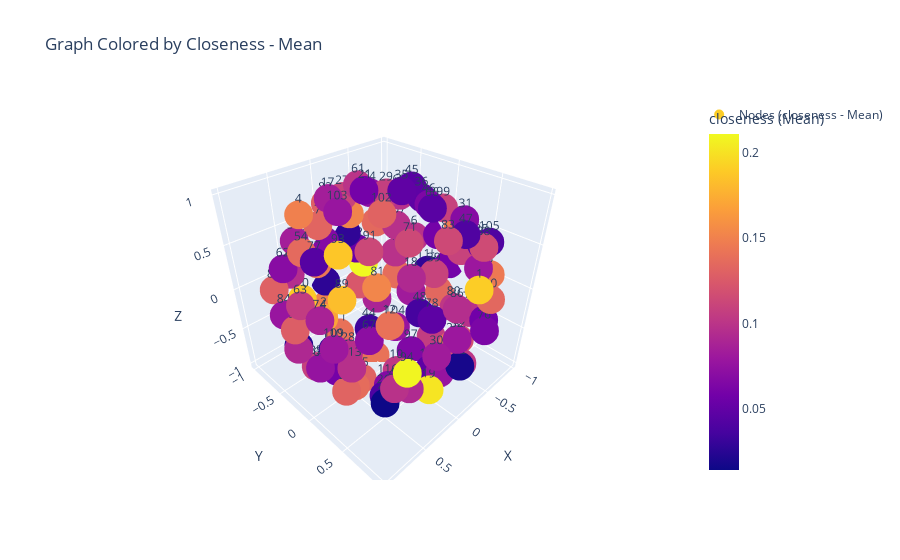
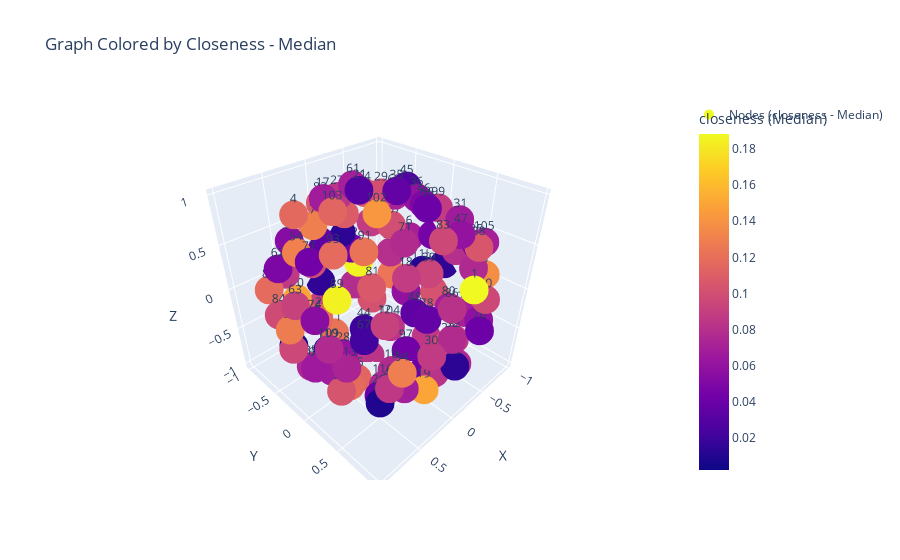
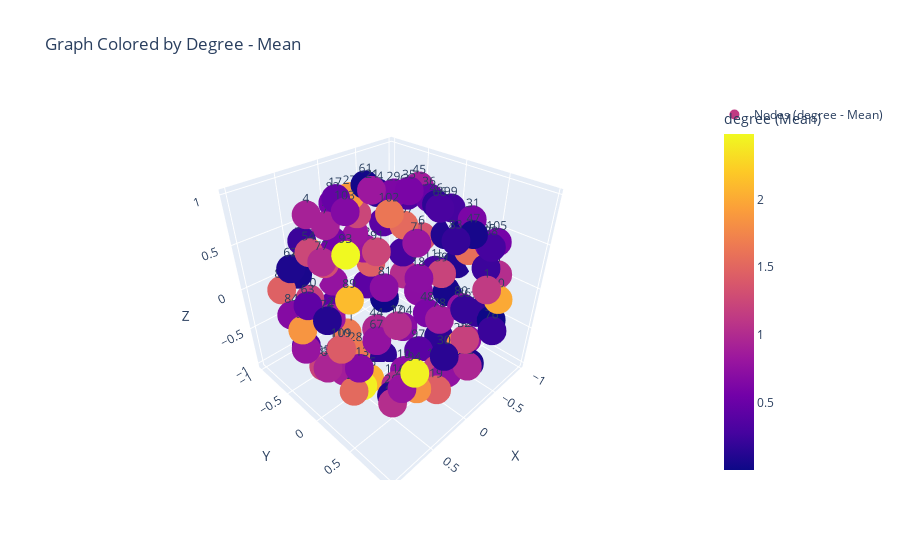
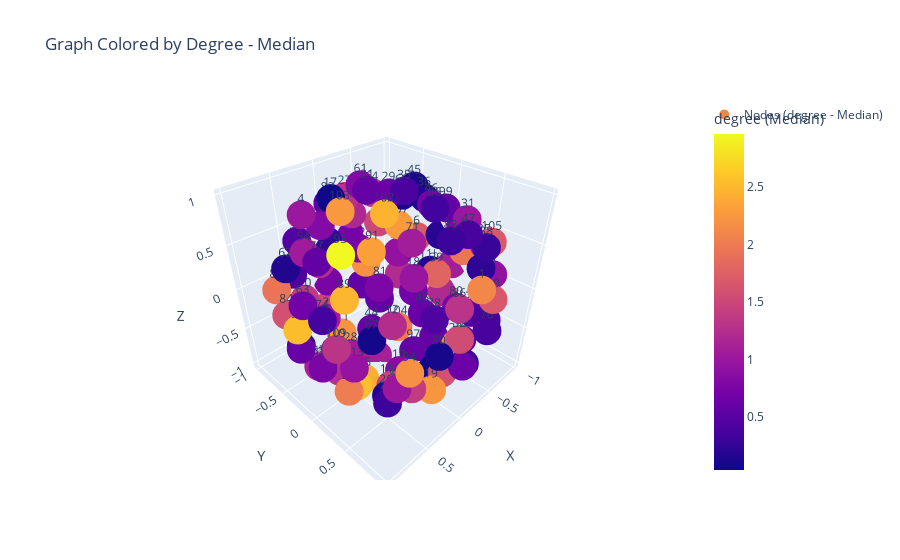

Notebook code cell kept with these figures, in order:
### Code cell
file_path = 'analysis/ppmi/60_70/comparison/pd/node_differences.csv'
metrics_to_plot = ['closeness', 'degree']  # Le metriche che vuoi visualizzare
statistics_to_plot = ['Mean', 'Median']   # Le statistiche che vuoi visualizzare

# Visualizza il grafo con i parametri selezionati
visualize_graph_from_file(file_path, metrics_to_plot, statistics_to_plot)
